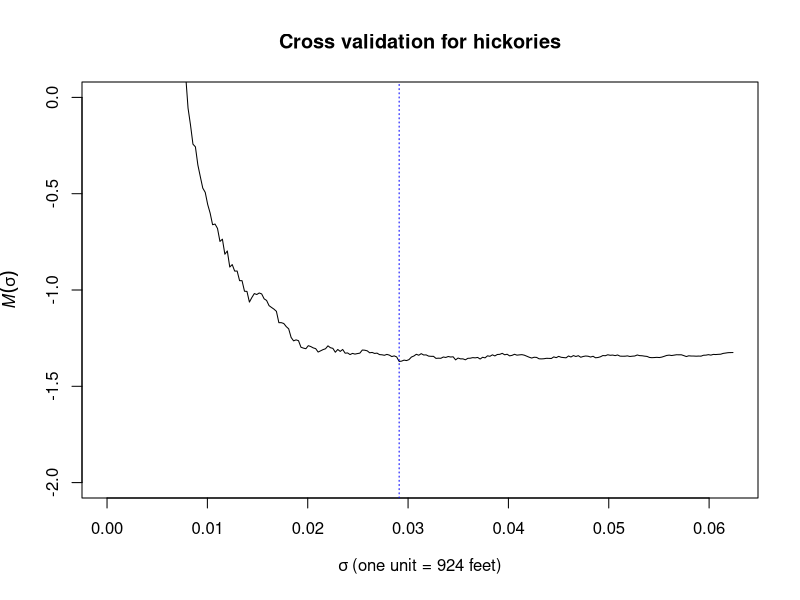
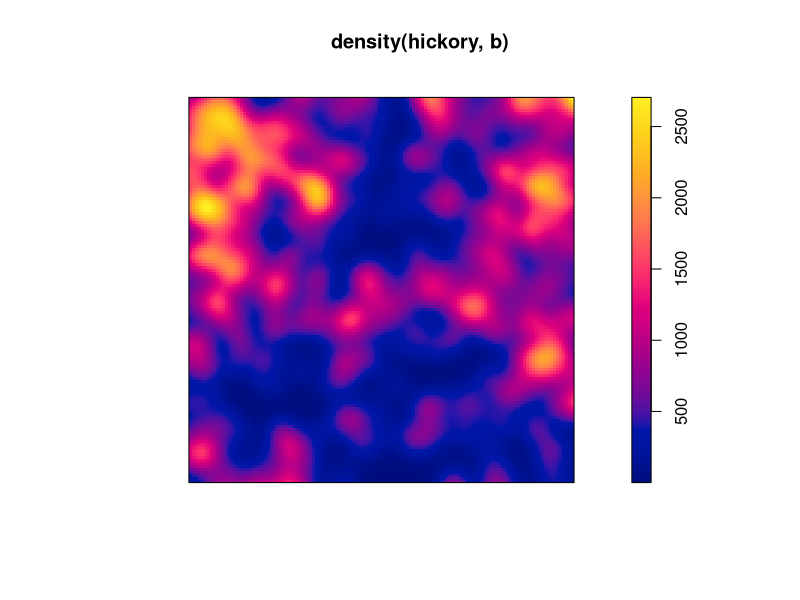

The R source for these figures, in order:
library(spatstat)


### Name: bw.diggle
### Title: Cross Validated Bandwidth Selection for Kernel Density
### Aliases: bw.diggle
### Keywords: spatial methods smooth

### ** Examples

  data(lansing)
  attach(split(lansing))
  b <- bw.diggle(hickory)
  plot(b, ylim=c(-2, 0), main="Cross validation for hickories")
  ## No test: 
   plot(density(hickory, b))
  
## End(No test)
